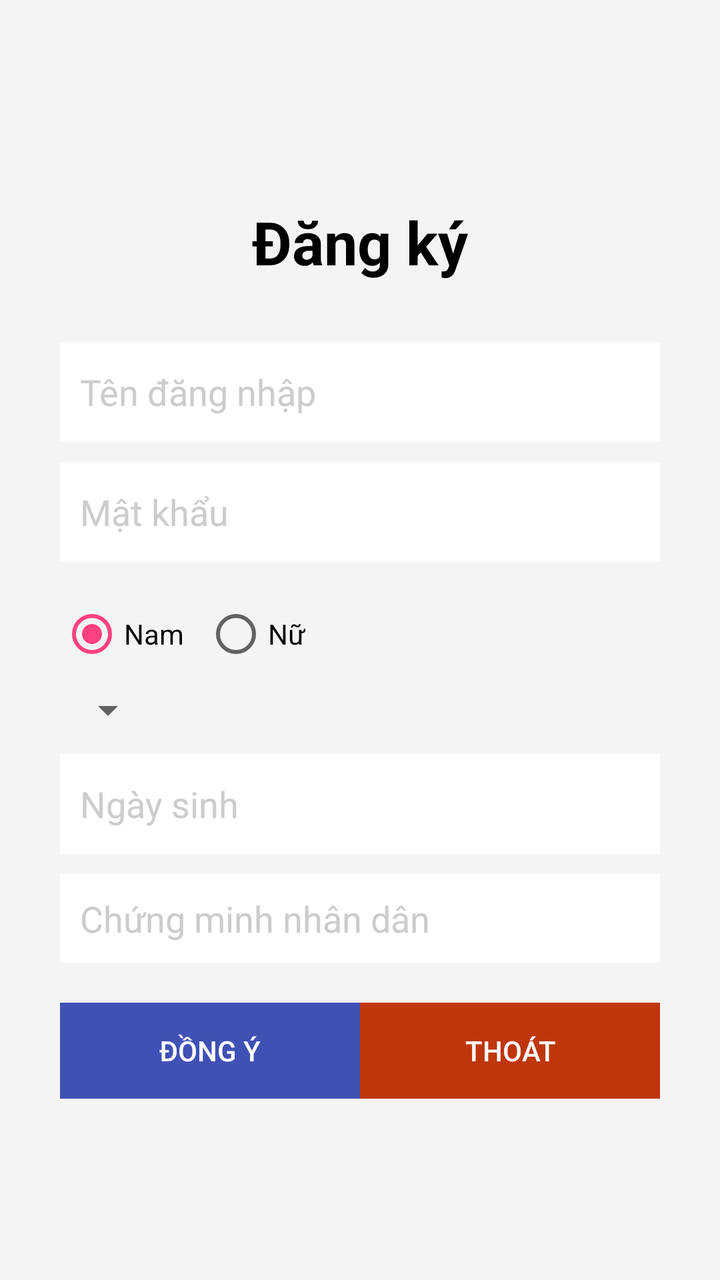
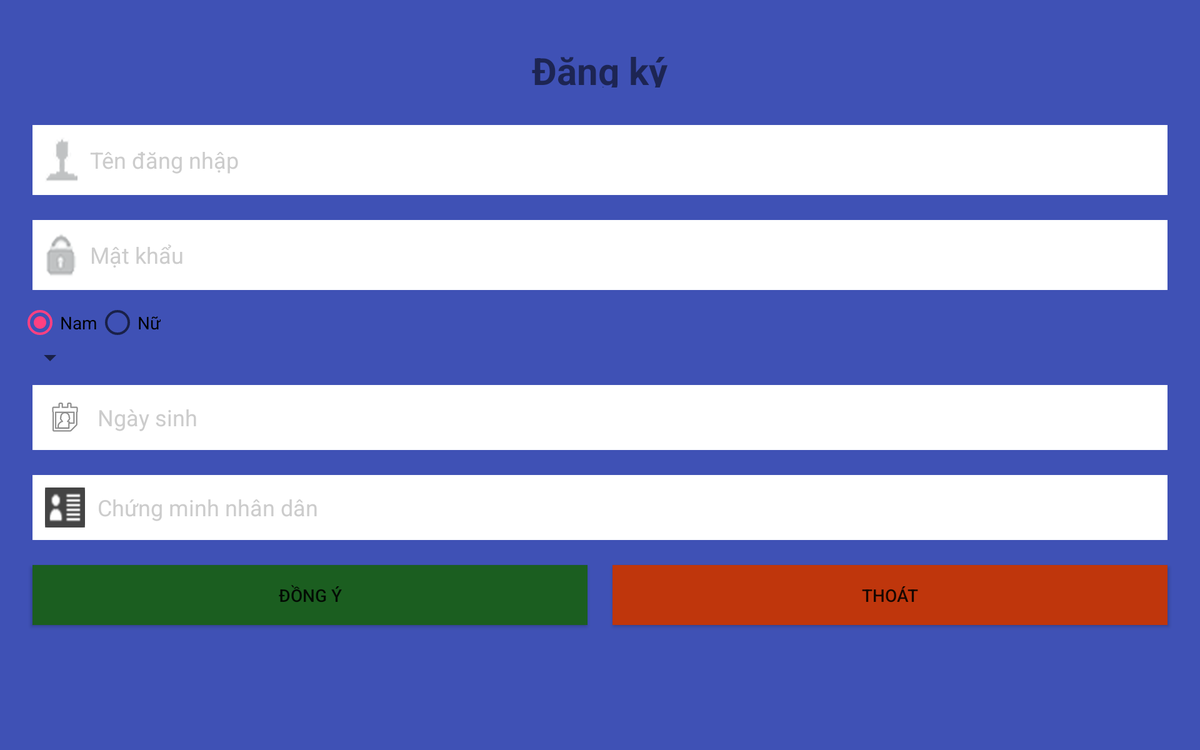

An Android layout and its configuration variant, each rendered on a device that would load it. The default file and the variant file are quoted in full after the pictures.
<!-- AndroidManifest.xml: application theme AppTheme -->
<!-- res/layout/layout_dangky.xml -->
<?xml version="1.0" encoding="utf-8"?>
<LinearLayout
    xmlns:android="http://schemas.android.com/apk/res/android"
    xmlns:tools="http://schemas.android.com/tools"
    android:layout_width="match_parent"
    android:layout_height="match_parent"
    android:orientation="vertical"
    android:gravity="center"
    android:background="@color/backgroundtransparentGray">

    <TextView
        android:id="@+id/txtTieuDeDangKy"
        android:layout_width="wrap_content"
        android:layout_height="wrap_content"
        android:padding="@dimen/size10dp"
        android:layout_marginBottom="20dp"
        android:text="@string/dangky"
        android:textColor="@color/colorBlack"
        android:textSize="@dimen/size30sp"
        android:textStyle="bold"/>

    <EditText
        android:id="@+id/edTenDangNhapDK"
        android:layout_width="match_parent"
        android:layout_height="@dimen/size50dp"
        android:background="@color/colorWhite"
        android:hint="@string/tendangnhap"
        android:textColorHint="@color/colorGray"
        android:padding="@dimen/size10dp"
        android:layout_marginLeft="30dp"
        android:layout_marginRight="30dp"
        android:layout_marginBottom="10dp"
        android:singleLine="true"
        tools:ignore="Autofill,TextFields"
        android:textColor="@color/colorBlack"/>

    <EditText
        android:id="@+id/edMatKhauDK"
        android:layout_width="match_parent"
        android:layout_height="@dimen/size50dp"
        android:background="@color/colorWhite"
        android:hint="@string/nhapmatkhau"
        android:textColorHint="@color/colorGray"
        android:textColor="@color/colorBlack"
        android:padding="@dimen/size10dp"
        android:layout_marginLeft="30dp"
        android:layout_marginRight="30dp"
        android:layout_marginBottom="20dp"
        android:drawablePadding="@dimen/size10dp"
        android:password="true"
        tools:ignore="Autofill,Deprecated,TextFields" />

    <RadioGroup
        android:id="@+id/rgGioiTinhDK"
        android:layout_width="match_parent"
        android:layout_height="wrap_content"
        android:orientation="horizontal"
        android:layout_marginLeft="30dp"
        android:layout_marginRight="30dp"
        android:layout_marginBottom="10dp">

        <RadioButton
            android:id="@+id/rdNam"
            android:checked="true"
            android:layout_width="wrap_content"
            android:layout_height="wrap_content"
            android:text="Nam"
            android:layout_marginEnd="@dimen/size10dp"
            android:textColor="@color/colorBlack"/>
        <RadioButton
            android:id="@+id/rdNu"
            android:layout_width="wrap_content"
            android:layout_height="wrap_content"
            android:text="Nữ"
            android:textColor="@color/colorBlack"/>
    </RadioGroup>

    <Spinner
        android:id="@+id/spinQuyen"
        android:layout_width="wrap_content"
        android:layout_height="wrap_content"
        android:layout_gravity="start"
        android:layout_marginLeft="30dp"
        android:layout_marginRight="30dp"
        android:layout_marginBottom="10dp"/>

    <EditText
        android:id="@+id/edNgaySinhDK"
        android:layout_width="match_parent"
        android:layout_height="@dimen/size50dp"
        android:background="@color/colorWhite"
        android:hint="@string/ngaysinh"
        android:textColorHint="@color/colorGray"
        android:textColor="@color/colorBlack"
        android:padding="@dimen/size10dp"
        android:inputType="date"
        android:editable="false"
        android:layout_marginLeft="30dp"
        android:layout_marginRight="30dp"
        android:layout_marginBottom="10dp"
        android:focusable="false"
        tools:ignore="Autofill,Deprecated,TextFields" />

    <EditText
        android:id="@+id/edCMNDDK"
        android:layout_width="match_parent"
        android:layout_height="wrap_content"
        android:background="@color/colorWhite"
        android:hint="@string/cmnd"
        android:textColorHint="@color/colorGray"
        android:padding="@dimen/size10dp"
        android:layout_marginLeft="30dp"
        android:layout_marginRight="30dp"
        android:layout_marginBottom="20dp"
        android:inputType="numberDecimal"
        android:maxLength="9"
        tools:ignore="Autofill" />

    <LinearLayout
        android:layout_width="match_parent"
        android:layout_height="wrap_content"
        android:orientation="horizontal"
        android:layout_marginLeft="30dp"
        android:layout_marginRight="30dp">

        <Button
            android:id="@+id/btnDongYDK"
            android:layout_width="wrap_content"
            android:layout_height="wrap_content"
            android:text="@string/dongy"
            android:textColor="@color/colorWhite"
            android:layout_weight="1"
            android:background="@color/colorPrimary"
            tools:ignore="ButtonStyle"/>

        <Button
            android:id="@+id/btnThoatDK"
            android:layout_width="wrap_content"
            android:layout_height="wrap_content"
            android:text="@string/thoat"
            android:layout_weight="1"
            android:background="@color/colorRed"
            android:textColor="@color/colorWhite"
            tools:ignore="ButtonStyle" />
    </LinearLayout>

</LinearLayout>
<!-- resources referenced by this layout -->
<resources>
  <color name="backgroundtransparentGray">#F4F4F4</color>
  <color name="colorBlack">#000</color>
  <color name="colorGray">#CCC</color>
  <color name="colorPrimary">#3F51B5</color>
  <color name="colorRed">#BF360C</color>
  <color name="colorWhite">#FFF</color>
  <dimen name="size10dp">10dp</dimen>
  <dimen name="size30sp">30sp</dimen>
  <dimen name="size50dp">50dp</dimen>
  <string name="cmnd">Chứng minh nhân dân</string>
  <string name="dangky">Đăng ký</string>
  <string name="dongy">Đồng ý</string>
  <string name="ngaysinh">Ngày sinh</string>
  <string name="nhapmatkhau">Mật khẩu</string>
  <string name="tendangnhap">Tên đăng nhập</string>
  <string name="thoat">Thoát</string>
  <style name="AppTheme" parent="Theme.AppCompat.Light.NoActionBar">
          
          <item name="colorPrimary">@color/colorPrimary</item>
          <item name="colorPrimaryDark">@color/colorPrimaryDark</item>
          <item name="colorAccent">@color/colorAccent</item>
      </style>
  
      //popup style
  <color name="colorPrimaryDark">#303F9F</color>
  <color name="colorAccent">#FF4081</color>
</resources>
<!-- res/layout-sw593dp-land/layout_dangky.xml (the repository's variant of the layout above) -->
<!-- drawn on a 7-inch tablet turned sideways -->
<?xml version="1.0" encoding="utf-8"?>
<RelativeLayout xmlns:android="http://schemas.android.com/apk/res/android"
    xmlns:tools="http://schemas.android.com/tools" android:layout_width="match_parent"
    android:layout_height="match_parent" android:paddingLeft="@dimen/activity_horizontal_margin"
    android:paddingRight="@dimen/activity_horizontal_margin"
    android:paddingTop="@dimen/activity_vertical_margin"
    android:paddingBottom="@dimen/activity_vertical_margin"
    android:background="@color/colorPrimary"
    tools:context=".DangKyActivity">


    <TextView
        android:id="@+id/txtTieuDeDangKy"
        android:layout_width="wrap_content"
        android:layout_height="wrap_content"
        android:text="@string/dangky"
        android:layout_above="@+id/lnKhungDangKy"
        android:layout_centerHorizontal="true"
        android:padding="@dimen/size10dp"
        android:layout_margin="@dimen/size10dp"
        android:textStyle="bold"
        android:textSize="@dimen/size30sp"
        />

    <LinearLayout
        android:id="@+id/lnKhungDangKy"
        android:layout_width="match_parent"
        android:layout_height="wrap_content"
        android:orientation="vertical"
        android:layout_centerHorizontal="true"
        android:layout_centerVertical="true"
        >

        <EditText
            android:id="@+id/edTenDangNhapDK"
            android:layout_width="match_parent"
            android:layout_height="wrap_content"
            android:background="@color/colorWhite"
            android:hint="@string/tendangnhap"
            android:textColorHint="@color/colorGray"
            android:padding="@dimen/size10dp"
            android:layout_margin="@dimen/size10dp"
            android:drawableLeft="@drawable/user"
            android:drawablePadding="@dimen/size10dp"
            android:textColor="@color/colorGray"
            android:singleLine="true"
            />

        <EditText
            android:id="@+id/edMatKhauDK"
            android:layout_width="match_parent"
            android:layout_height="wrap_content"
            android:background="@color/colorWhite"
            android:hint="@string/nhapmatkhau"
            android:textColorHint="@color/colorGray"
            android:padding="@dimen/size10dp"
            android:layout_margin="@dimen/size10dp"
            android:drawableLeft="@drawable/password"
            android:password="true"
            android:drawablePadding="@dimen/size10dp"
            android:textColor="@color/colorGray"
            android:singleLine="true"
            />

        <RadioGroup
            android:id="@+id/rgGioiTinh"
            android:layout_width="match_parent"
            android:layout_height="wrap_content"
            android:orientation="horizontal"
            >

            <RadioButton
                android:id="@+id/rdNam"
                android:layout_width="wrap_content"
                android:layout_height="wrap_content"
                android:text="Nam"
                android:checked="true"
                />

            <RadioButton
                android:id="@+id/rdNu"
                android:layout_width="wrap_content"
                android:layout_height="wrap_content"
                android:text="Nữ"
                />

        </RadioGroup>

        <Spinner
            android:id="@+id/spinQuyen"
            android:layout_width="wrap_content"
            android:layout_height="wrap_content">

        </Spinner>

        <EditText
            android:id="@+id/edNgaySinhDK"
            android:layout_width="match_parent"
            android:layout_height="wrap_content"
            android:background="@color/colorWhite"
            android:hint="@string/ngaysinh"
            android:textColorHint="@color/colorGray"
            android:padding="@dimen/size10dp"
            android:layout_margin="@dimen/size10dp"
            android:drawableLeft="@android:drawable/ic_menu_my_calendar"
            android:drawablePadding="@dimen/size10dp"
            android:textColor="@color/colorGray"
            />

        <EditText
            android:id="@+id/edCMNDDK"
            android:layout_width="match_parent"
            android:layout_height="wrap_content"
            android:background="@color/colorWhite"
            android:hint="@string/cmnd"
            android:textColorHint="@color/colorGray"
            android:padding="@dimen/size10dp"
            android:layout_margin="@dimen/size10dp"
            android:drawableLeft="@drawable/idcard"
            android:drawablePadding="@dimen/size10dp"
            android:textColor="@color/colorGray"
            android:numeric="integer"
            android:maxLength="8"
            />

        <LinearLayout
            android:layout_width="match_parent"
            android:layout_height="wrap_content"
            android:orientation="horizontal"
            >

            <Button
                android:id="@+id/btnDongYDK"
                android:layout_width="wrap_content"
                android:layout_height="wrap_content"
                android:text="@string/dongy"
                android:layout_weight="1"
                android:padding="@dimen/size10dp"
                android:layout_margin="@dimen/size10dp"
                android:background="@color/colorGreen"
                />

            <Button
                android:id="@+id/btnThoatDK"
                android:layout_width="wrap_content"
                android:layout_height="wrap_content"
                android:text="@string/thoat"
                android:layout_weight="1"
                android:padding="@dimen/size10dp"
                android:layout_margin="@dimen/size10dp"
                android:background="@color/colorRed"

                />

        </LinearLayout>

    </LinearLayout>

</RelativeLayout>
<!-- resources referenced by the variant -->
<!-- as a 7-inch tablet turned sideways resolves them -->
<resources>
  <color name="colorGray">#CCC</color>
  <color name="colorGreen">#1B5E20</color>
  <color name="colorPrimary">#3F51B5</color>
  <color name="colorRed">#BF360C</color>
  <color name="colorWhite">#FFF</color>
  <dimen name="activity_horizontal_margin">16dp</dimen>
  <dimen name="activity_vertical_margin">16dp</dimen>
  <dimen name="size10dp">10dp</dimen>
  <dimen name="size30sp">30sp</dimen>
  <!-- drawable idcard: png bitmap (drawable, 254 bytes) -->
  <!-- drawable password: png bitmap (drawable, 3599 bytes) -->
  <!-- drawable user: png bitmap (drawable, 3244 bytes) -->
  <string name="cmnd">Chứng minh nhân dân</string>
  <string name="dangky">Đăng ký</string>
  <string name="dongy">Đồng ý</string>
  <string name="ngaysinh">Ngày sinh</string>
  <string name="nhapmatkhau">Mật khẩu</string>
  <string name="tendangnhap">Tên đăng nhập</string>
  <string name="thoat">Thoát</string>
  <style name="AppTheme" parent="Theme.AppCompat.Light.NoActionBar">
          
          <item name="colorPrimary">@color/colorPrimary</item>
          <item name="colorPrimaryDark">@color/colorPrimaryDark</item>
          <item name="colorAccent">@color/colorAccent</item>
      </style>
  
      //popup style
  <color name="colorPrimaryDark">#303F9F</color>
  <color name="colorAccent">#FF4081</color>
</resources>
